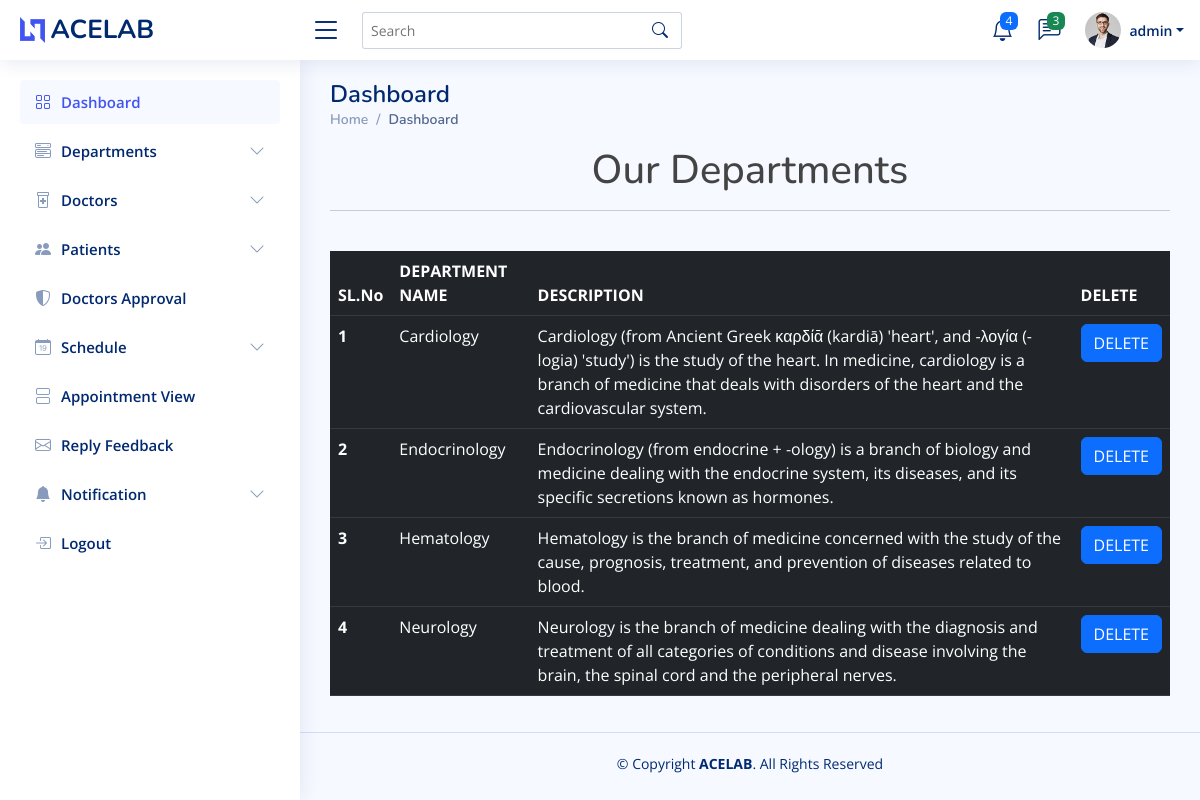
The app's page /view_department (signed in), older data.
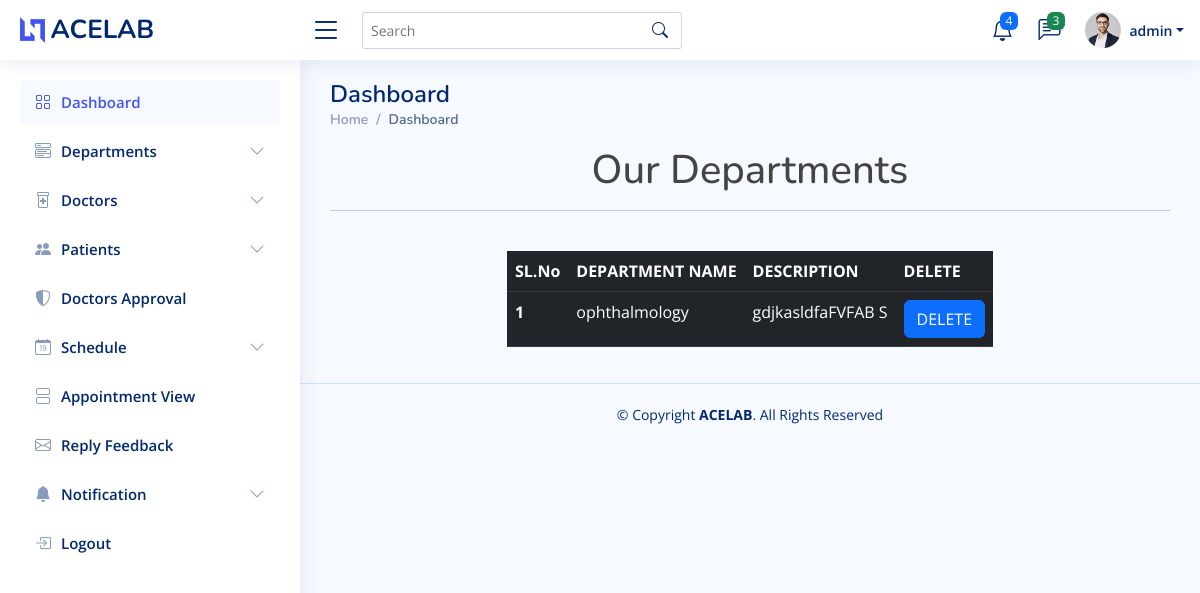
The same page, newer data.
### home/models.py (models this page shows, shortened)
class department(models.Model):
    dept_name = models.CharField(max_length=100)
    dept_desc = models.TextField()

### home/adminview.py (the view)
# urls.py: path('view_department', adminview.view_department, name='view_department'),
@login_required(login_url='login_view')
def view_department(request):
    data = department.objects.all()
    return render(request, 'admin1/viewdepartments.html', {'data': data})

### templates/admin1/viewdepartments.html (shortened to what this page needs)
{% extends 'admin1/admindashboard.html' %}
{%load crispy_forms_tags %}
{% block content %}
<h1 class="text-center">Our Departments</h1><hr><br>
<div class="row justify-content-center">
    <div class="col-auto">
        <table class="table table-dark table-responsive">
          <thead>
            <tr>
              <th scope="col">SL.No</th>
              <th scope="col">DEPARTMENT NAME</th>
              <th scope="col">DESCRIPTION</th>
              <th scope="col">DELETE</th>
            </tr>
          </thead>
          <tbody>
          {%  for i in data %}
            <tr>
              <th scope="row">{{forloop.counter}}</th>
              <td>{{i.dept_name}}</td>
              <td>{{i.dept_desc}}</td>
              <td><a href="{% url 'delete' i.id %}"> <button type="button" class="btn btn-primary">DELETE</button></a></td>
            </tr>
          {% endfor %}
          </tbody>
        </table>
    </div>
</div>
{% endblock %}

Row changes from the older to the newer data that the page shows:
removed department: dept_name "Cardiology", dept_desc "Cardiology (from Ancient Greek καρδίᾱ (kardiā) 'heart', and -λογία (-logia) 'study') is the study of the heart. In medicine, cardiology is a branch of medicine that deals with disorders of the heart and the cardiovascular system."
removed department: dept_name "Endocrinology", dept_desc "Endocrinology (from endocrine + -ology) is a branch of biology and medicine dealing with the endocrine system, its diseases, and its specific secretions known as hormones."
removed department: dept_name "Hematology", dept_desc "Hematology is the branch of medicine concerned with the study of the cause, prognosis, treatment, and prevention of diseases related to blood."
removed department: dept_name "Neurology", dept_desc "Neurology is the branch of medicine dealing with the diagnosis and treatment of all categories of conditions and disease involving the brain, the spinal cord and the peripheral nerves."
added department: dept_name "ophthalmology", dept_desc "gdjkasldfaFVFAB S"
